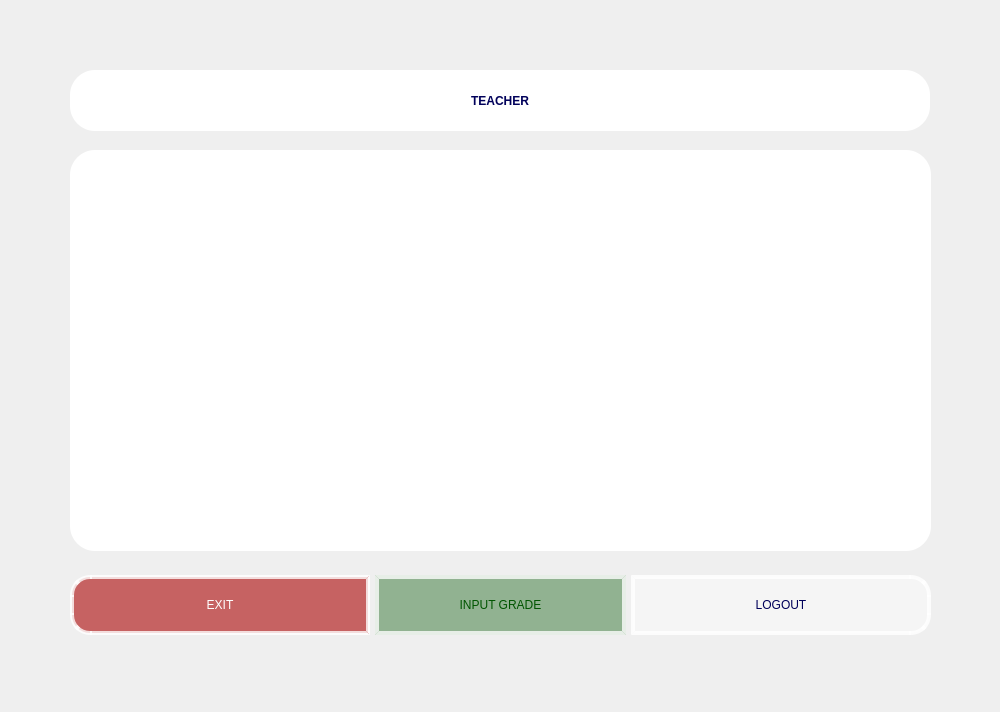
<?xml version="1.0" encoding="UTF-8"?>
<ui version="4.0">
 <class>MainWindow</class>
 <widget class="QMainWindow" name="MainWindow">
  <property name="geometry">
   <rect>
    <x>0</x>
    <y>0</y>
    <width>1000</width>
    <height>712</height>
   </rect>
  </property>
  <property name="maximumSize">
   <size>
    <width>1056</width>
    <height>752</height>
   </size>
  </property>
  <property name="windowTitle">
   <string>MainWindow</string>
  </property>
  <property name="autoFillBackground">
   <bool>true</bool>
  </property>
  <property name="tabShape">
   <enum>QTabWidget::Triangular</enum>
  </property>
  <widget class="QWidget" name="centralwidget">
   <widget class="QLabel" name="label">
    <property name="geometry">
     <rect>
      <x>0</x>
      <y>0</y>
      <width>1000</width>
      <height>712</height>
     </rect>
    </property>
    <property name="text">
     <string/>
    </property>
    <property name="pixmap">
     <pixmap>../../image/55656.png</pixmap>
    </property>
   </widget>
   <widget class="QListWidget" name="listWidget_Class">
    <property name="geometry">
     <rect>
      <x>70</x>
      <y>150</y>
      <width>861</width>
      <height>401</height>
     </rect>
    </property>
    <property name="sizePolicy">
     <sizepolicy hsizetype="Preferred" vsizetype="Preferred">
      <horstretch>0</horstretch>
      <verstretch>0</verstretch>
     </sizepolicy>
    </property>
    <property name="minimumSize">
     <size>
      <width>0</width>
      <height>300</height>
     </size>
    </property>
    <property name="maximumSize">
     <size>
      <width>956</width>
      <height>600</height>
     </size>
    </property>
    <property name="styleSheet">
     <string notr="true">background-color: rgb(255, 255, 255);
font: 500 10pt &quot;Cambria&quot;;
color: rgb(0, 0, 0);
/* Chỉ bo tròn hai góc trên */
    background-color: white;
    border-top-left-radius: 25px;
    border-top-right-radius: 25px;
    border-bottom-left-radius: 25px;
    border-bottom-right-radius: 25px;
    padding: 10px;
border: none;

</string>
    </property>
   </widget>
   <widget class="QWidget" name="layoutWidget">
    <property name="geometry">
     <rect>
      <x>70</x>
      <y>570</y>
      <width>861</width>
      <height>71</height>
     </rect>
    </property>
    <layout class="QHBoxLayout" name="horizontalLayout">
     <property name="spacing">
      <number>5</number>
     </property>
     <property name="leftMargin">
      <number>0</number>
     </property>
     <property name="topMargin">
      <number>0</number>
     </property>
     <item>
      <widget class="QPushButton" name="pushButton_exit">
       <property name="sizePolicy">
        <sizepolicy hsizetype="Preferred" vsizetype="Preferred">
         <horstretch>1</horstretch>
         <verstretch>0</verstretch>
        </sizepolicy>
       </property>
       <property name="minimumSize">
        <size>
         <width>0</width>
         <height>50</height>
        </size>
       </property>
       <property name="maximumSize">
        <size>
         <width>300</width>
         <height>60</height>
        </size>
       </property>
       <property name="sizeIncrement">
        <size>
         <width>0</width>
         <height>0</height>
        </size>
       </property>
       <property name="styleSheet">
        <string notr="true">QPushButton {
    font: 5000 14pt &quot;Arial&quot;; /* Font Arial Black, size 12 */
    background-color: rgba(170,0,0,150); /* Màu nền đỏ đậm */
    color: rgb(255,255,255); /* Màu chữ trắng */
    border-top-left-radius: 20px;
    border-bottom-left-radius: 20px;
    border-top-right-radius: 0px;
    border-bottom-right-radius: 0px;
    padding: 8px; /* Khoảng cách giữa chữ và viền */
    border: 4px solid rgba(255, 255,255, 200); /* Viền đỏ đậm */
    box-shadow: 3px 3px 8px rgba(0, 0, 0, 100); /* Đổ bóng */
}

QPushButton:hover {
    background-color: rgb(170,0,0); /* Màu sáng hơn khi hover */
	color: rgb(255,255,255);
}

QPushButton:pressed {
    background-color: rgb(112,0,0); /* Màu tối hơn khi nhấn */
	color: rgb(255,255,255);
    box-shadow: 1px 1px 5px rgba(0, 0, 0, 150); /* Giảm bóng khi nhấn */
}</string>
       </property>
       <property name="text">
        <string>EXIT</string>
       </property>
      </widget>
     </item>
     <item>
      <widget class="QPushButton" name="pushButton_InputGrade">
       <property name="sizePolicy">
        <sizepolicy hsizetype="Preferred" vsizetype="Preferred">
         <horstretch>0</horstretch>
         <verstretch>0</verstretch>
        </sizepolicy>
       </property>
       <property name="maximumSize">
        <size>
         <width>1000</width>
         <height>60</height>
        </size>
       </property>
       <property name="styleSheet">
        <string notr="true">QPushButton {
    font: 5000 14pt &quot;Arial&quot;; /* Font Arial Black, size 12 */
    background-color: rgba(0,85,0,100); /* Màu nền đỏ đậm */
    color: rgb(0, 85, 0); /* Màu chữ trắng */
    border-top-left-radius: 0px;
    border-bottom-left-radius: 0px;
    border-top-right-radius: 0px;
    border-bottom-right-radius: 0px;
	padding: 8px; /* Khoảng cách giữa chữ và viền */
    border: 4px solid rgba(255, 255,255, 200); /* Viền đỏ đậm */
    box-shadow: 3px 3px 8px rgba(0, 0, 0, 100); /* Đổ bóng */
}

QPushButton:hover {
    background-color:  rgb(0, 109, 80); /* Màu sáng hơn khi hover */
	color: rgb(255,255,255);
}

QPushButton:pressed {
    background-color: rgb(0,85,0); /* Màu tối hơn khi nhấn */
	color: rgb(255,255,255);
    box-shadow: 1px 1px 5px rgba(0, 0, 0, 150); /* Giảm bóng khi nhấn */
}</string>
       </property>
       <property name="text">
        <string>INPUT GRADE</string>
       </property>
      </widget>
     </item>
     <item>
      <widget class="QPushButton" name="pushButton_logout">
       <property name="sizePolicy">
        <sizepolicy hsizetype="Preferred" vsizetype="Preferred">
         <horstretch>1</horstretch>
         <verstretch>0</verstretch>
        </sizepolicy>
       </property>
       <property name="minimumSize">
        <size>
         <width>0</width>
         <height>50</height>
        </size>
       </property>
       <property name="maximumSize">
        <size>
         <width>300</width>
         <height>60</height>
        </size>
       </property>
       <property name="styleSheet">
        <string notr="true">QPushButton {
    font: 5000 14pt &quot;Arial&quot;; /* Font Arial Black, size 12 */
    background-color: rgba(255,255,255,100); /* Màu nền đỏ đậm */
    color: rgb(0,0,90); /* Màu chữ trắng */
    border-top-left-radius: 0px;
    border-bottom-left-radius: 0px;
    border-top-right-radius: 20px;
    border-bottom-right-radius: 20px;
	padding: 8px; /* Khoảng cách giữa chữ và viền */
    border: 4px solid rgba(255, 255,255, 200); /* Viền đỏ đậm */
    box-shadow: 3px 3px 8px rgba(0, 0, 0, 100); /* Đổ bóng */
}

QPushButton:hover {
    background-color: rgb(0,0,90); /* Màu sáng hơn khi hover */
	color: rgb(255,255,255);
}

QPushButton:pressed {
    background-color: rgb(0, 0,9); /* Màu tối hơn khi nhấn */
	color: rgb(255,255,255);
    box-shadow: 1px 1px 5px rgba(0, 0, 0, 150); /* Giảm bóng khi nhấn */
}</string>
       </property>
       <property name="text">
        <string>LOGOUT</string>
       </property>
       <property name="iconSize">
        <size>
         <width>50</width>
         <height>20</height>
        </size>
       </property>
      </widget>
     </item>
    </layout>
   </widget>
   <widget class="QLabel" name="label_3">
    <property name="geometry">
     <rect>
      <x>70</x>
      <y>70</y>
      <width>860</width>
      <height>61</height>
     </rect>
    </property>
    <property name="minimumSize">
     <size>
      <width>0</width>
      <height>0</height>
     </size>
    </property>
    <property name="maximumSize">
     <size>
      <width>956</width>
      <height>16777215</height>
     </size>
    </property>
    <property name="styleSheet">
     <string notr="true">background-color: white;
color: rgb(0, 0, 90);
font-weight: bold;
font: 5000 18pt &quot;Arial&quot;;
    border-top-left-radius: 25px;
    border-top-right-radius: 25px;
    border-bottom-left-radius: 25px;
    border-bottom-right-radius: 25px;
    padding: 10px;
</string>
    </property>
    <property name="text">
     <string>TEACHER</string>
    </property>
    <property name="alignment">
     <set>Qt::AlignCenter</set>
    </property>
   </widget>
  </widget>
 </widget>
 <resources/>
 <connections/>
</ui>
